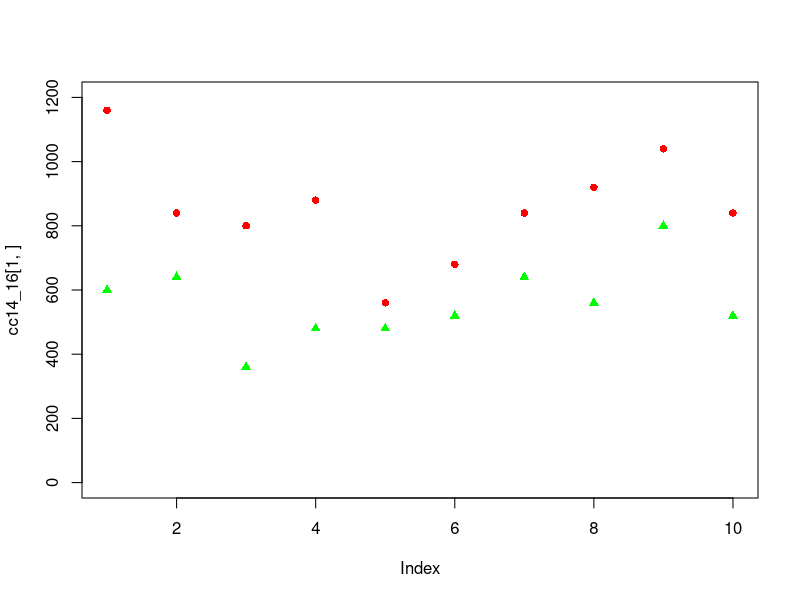

Write the R code that produced this figure.
#analysis of yoyo training data for softball atheletes 

#import the csv file yoyo data
yoyo <- read.csv('yoyo_data.csv')

#perform t test on the data 
t.test(yoyo[['Dec..2014']], yoyo[['Jan..2016']], paired = T)
#results indicate that the data is unlikely to be sourced from the same data
#thus the columns have a high likely hood of being independent of each other 

#constructing a dataframe from the csv file 
yoyo14_to_16 <- data.frame(m1 = yoyo[['Dec..2014']], m3 = yoyo[['Jan..2016']])
#transpose the dataframe 
t_yoyo14_to_16 <- t(yoyo14_to_16)
#name the columns
colnames(t_yoyo14_to_16) <- 1:19

#the dataset contains lots of missing values, will restrict to individuals with 
#entirety of training data over the course of the two time periods. 

cc14_16<- t_yoyo14_to_16[, t(complete.cases(t(t_yoyo14_to_16)))]
#plotting the first row of the data Dec..2014 in red circles 
plot(cc14_16[ 1, ], col = 'red', pch=16, ylim=c(0, 1200))
#plotting the second column of the data Jan..2016 in green triangles
points(cc14_16[ 2, ], col = 'green', pch=17)






